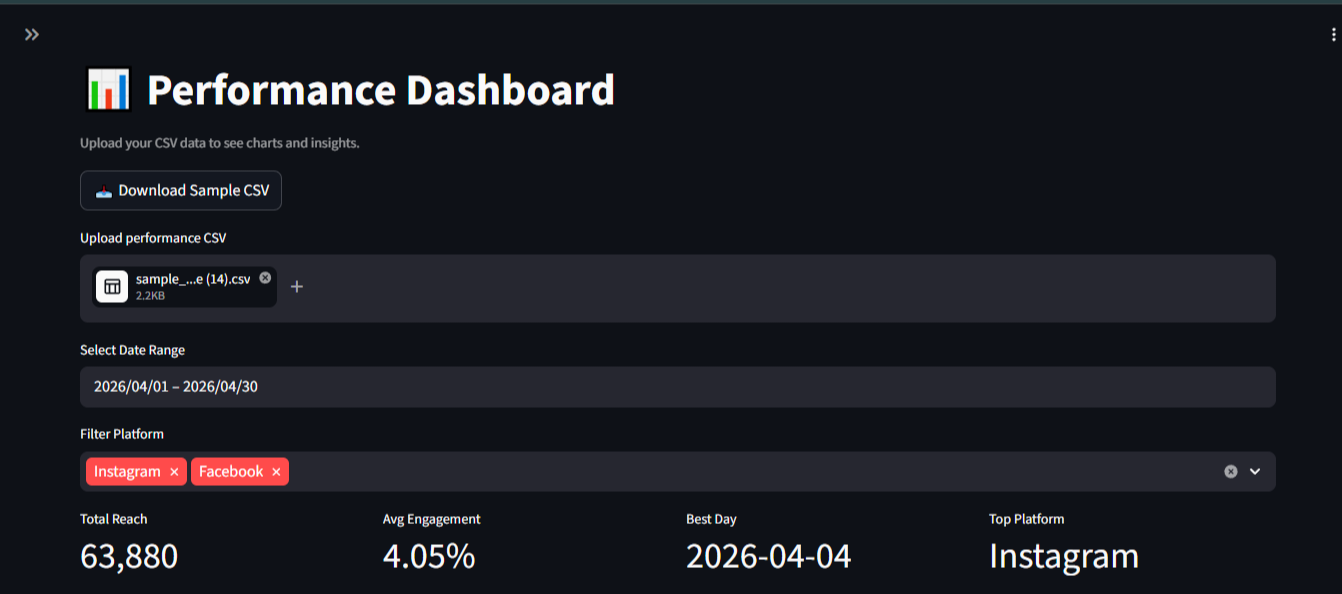

The script that drew this image:
# ---------------- IMPORTS ----------------

import streamlit as st
import pandas as pd
import numpy as np
import plotly.express as px
import os
import anthropic
import json


# ---------------- PAGE CONFIG ----------------

st.set_page_config(
    page_title="Performance Dashboard",
    layout="wide"
)


# ---------------- API SETUP ----------------

api_key = os.getenv("ANTHROPIC_API_KEY")

if api_key:
    client = anthropic.Anthropic(api_key=api_key)
else:
    client = None


# ---------------- UI ----------------

st.title("📊 Performance Dashboard")

st.caption(
    "Upload your CSV data to see charts and insights."
)


# ---------------- SAMPLE CSV ----------------

def make_sample_csv():

    dates = pd.date_range(
        "2026-04-01",
        periods=30
    )

    rows = []

    for i, d in enumerate(dates):

        rows.append({
            "date": d,
            "platform": "Instagram",
            "reach": np.random.randint(800, 2200),
            "engagement": round(
                np.random.uniform(3.5, 7.2),
                2
            ),
            "followers": 1200 + i * 5,
            "clicks": np.random.randint(20, 90)
        })

        rows.append({
            "date": d,
            "platform": "Facebook",
            "reach": np.random.randint(300, 900),
            "engagement": round(
                np.random.uniform(1.5, 4.0),
                2
            ),
            "followers": 800 + i * 2,
            "clicks": np.random.randint(5, 40)
        })

    return pd.DataFrame(rows).to_csv(index=False)


st.download_button(
    "📥 Download Sample CSV",
    data=make_sample_csv(),
    file_name="sample_performance.csv",
    mime="text/csv"
)


# ---------------- FILE UPLOAD ----------------

uploaded = st.file_uploader(
    "Upload performance CSV",
    type=["csv"]
)

if uploaded is None:

    st.info(
        "👆 Upload a CSV file to begin."
    )

    st.stop()


# ---------------- READ CSV SAFELY ----------------

try:

    df = pd.read_csv(uploaded)

except pd.errors.EmptyDataError:

    st.error(
        "The uploaded CSV file is empty."
    )

    st.stop()

except Exception:

    st.error(
        "Could not read your CSV file. Please upload a valid CSV."
    )

    st.stop()


# ---------------- EMPTY DATA CHECK ----------------

if df.empty:

    st.error(
        "The uploaded CSV has no data rows."
    )

    st.stop()


# ---------------- CLEAN COLUMN NAMES ----------------

df.columns = (
    df.columns
    .str.lower()
    .str.strip()
)


# ---------------- REQUIRED COLUMN CHECK ----------------

REQUIRED_COLUMNS = [
    "date",
    "platform",
    "reach",
    "engagement",
    "followers",
    "clicks"
]

missing = [
    col for col in REQUIRED_COLUMNS
    if col not in df.columns
]

if missing:

    st.error(
        f"Your CSV is missing these columns: {', '.join(missing)}"
    )

    st.info(
        "Required columns: date, platform, reach, engagement, followers, clicks"
    )

    st.stop()


# ---------------- HANDLE MISSING VALUES ----------------

df["reach"] = df["reach"].fillna(0)

df["engagement"] = df["engagement"].fillna(0.0)

df["followers"] = df["followers"].fillna(0)

df["clicks"] = df["clicks"].fillna(0)


# ---------------- DATE CLEANING ----------------

df["date"] = pd.to_datetime(
    df["date"],
    errors="coerce"
)

bad_dates = df["date"].isna().sum()

if bad_dates > 0:

    st.warning(
        f"{bad_dates} invalid date rows were removed."
    )

    df = df.dropna(subset=["date"])


if df.empty:

    st.error(
        "No valid data remaining after cleaning dates."
    )

    st.stop()


# ---------------- DATE FILTER ----------------

min_date = df["date"].min().date()

max_date = df["date"].max().date()

date_range = st.date_input(
    "Select Date Range",
    value=(min_date, max_date)
)

if len(date_range) == 2:

    start_date, end_date = date_range

    filtered_df = df[
        (df["date"] >= pd.Timestamp(start_date)) &
        (df["date"] <= pd.Timestamp(end_date))
    ]

else:

    filtered_df = df


# ---------------- PLATFORM FILTER ----------------

platforms = filtered_df[
    "platform"
].unique().tolist()

selected_platforms = st.multiselect(
    "Filter Platform",
    platforms,
    default=platforms
)

filtered_df = filtered_df[
    filtered_df["platform"].isin(selected_platforms)
]


# ---------------- EMPTY FILTER CHECK ----------------

if filtered_df.empty:

    st.warning(
        "No data available for selected filters."
    )

    st.stop()


# ---------------- SAFE GROWTH FUNCTION ----------------

def safe_growth_pct(start, end):

    if start == 0:
        return 0.0

    return round(
        ((end - start) / start) * 100,
        2
    )


# ---------------- KPI METRICS ----------------

col1, col2, col3, col4 = st.columns(4)

with col1:

    st.metric(
        "Total Reach",
        f"{filtered_df['reach'].sum():,}"
    )

with col2:

    avg_eng = filtered_df[
        "engagement"
    ].mean()

    st.metric(
        "Avg Engagement",
        f"{avg_eng:.2f}%"
    )

with col3:

    best_day = filtered_df.loc[
        filtered_df["reach"].idxmax(),
        "date"
    ]

    st.metric(
        "Best Day",
        str(best_day.date())
    )

with col4:

    top_platform = filtered_df.groupby(
        "platform"
    )["reach"].sum().idxmax()

    st.metric(
        "Top Platform",
        top_platform
    )


# ---------------- CHARTS ----------------

st.subheader("📊 Reach by Platform")

platform_data = filtered_df.groupby(
    "platform"
)["reach"].sum().reset_index()

fig_bar = px.bar(
    platform_data,
    x="platform",
    y="reach",
    color="platform",
    title="Total Reach by Platform"
)

st.plotly_chart(
    fig_bar,
    width="stretch"
)


st.subheader("📈 Engagement Over Time")

engagement_data = filtered_df.groupby(
    "date"
)["engagement"].mean().reset_index()

fig_line = px.line(
    engagement_data,
    x="date",
    y="engagement",
    title="Engagement Over Time"
)

st.plotly_chart(
    fig_line,
    width="stretch"
)


# ---------------- SUMMARY ----------------

def summarise_data(df):

    growth = safe_growth_pct(
        df["followers"].iloc[0],
        df["followers"].iloc[-1]
    )

    return f"""
Performance Summary

Total Reach:
{df['reach'].sum():,}

Average Engagement:
{df['engagement'].mean():.2f}%

Total Clicks:
{df['clicks'].sum():,}

Follower Growth:
{growth}%

Best Platform:
{df.groupby('platform')['reach'].sum().idxmax()}
"""


# ---------------- AI INSIGHTS ----------------

def get_ai_insights(summary_text):

    fallback = """
1. Engagement is steady.
2. Instagram performs strongest.
3. Consider increasing click-focused content.
"""

    if client is None:

        return fallback

    try:

        response = client.messages.create(
            model="claude-opus-4-1",
            max_tokens=300,
            messages=[
                {
                    "role": "user",
                    "content": f"""
Give exactly 3 simple marketing insights.

{summary_text}
"""
                }
            ]
        )

        return response.content[0].text

    except Exception:

        return """
1. AI service is temporarily unavailable.
2. Your dashboard data loaded successfully.
3. Please try generating insights again later.
"""


# ---------------- AI OUTPUT ----------------

st.divider()

st.subheader("🤖 AI Insights")

st.caption(
    "Generate AI insights from your uploaded performance data."
)

if st.button("Generate AI Insights"):

    with st.spinner("Generating insights..."):

        summary = summarise_data(filtered_df)

        insights = get_ai_insights(summary)

        st.session_state["insights"] = insights

    for line in insights.split("\n"):

        if line.strip():

            st.info(line.strip())


# ---------------- DOWNLOAD INSIGHTS ----------------

if st.session_state.get("insights"):

    st.download_button(
        "⬇ Download Insights",
        data=st.session_state["insights"],
        file_name="ai_insights.txt",
        mime="text/plain"
    )


# ---------------- EXPORT FOR MODULE 4 ----------------

def export_for_report(
    filtered_df,
    start_date,
    end_date
):

    summary = {

        "business_name":
        os.path.splitext(uploaded.name)[0],

        "period": {

            "start": str(start_date),

            "end": str(end_date)
        },

        "platforms": {}
    }

    for platform in filtered_df[
        "platform"
    ].unique():

        pdf = filtered_df[
            filtered_df["platform"] == platform
        ]

        growth = safe_growth_pct(
            pdf["followers"].iloc[0],
            pdf["followers"].iloc[-1]
        )

        summary["platforms"][platform] = {

            "total_reach": int(
                pdf["reach"].sum()
            ),

            "avg_engagement": round(
                float(pdf["engagement"].mean()),
                2
            ),

            "total_clicks": int(
                pdf["clicks"].sum()
            ),

            "follower_growth_pct": growth,

            "best_day": str(
                pdf.loc[
                    pdf["reach"].idxmax(),
                    "date"
                ].date()
            )
        }

    st.session_state.performance_data = summary

    return summary

# ---------------- EXPORT BUTTON ----------------

st.divider()

st.subheader(
    "📤 Export for Module 4"
)

st.caption(
    "Export filtered KPI data for the AI Report Generator."
)

if st.button(
    "📤 Export for Report Generator (Module 4)"
):

    report_data = export_for_report(
        filtered_df,
        start_date,
        end_date
    )

    st.success(
        "✅ Performance data exported successfully."
    )

    st.code(
        json.dumps(report_data, indent=2),
        language="json"
    )
